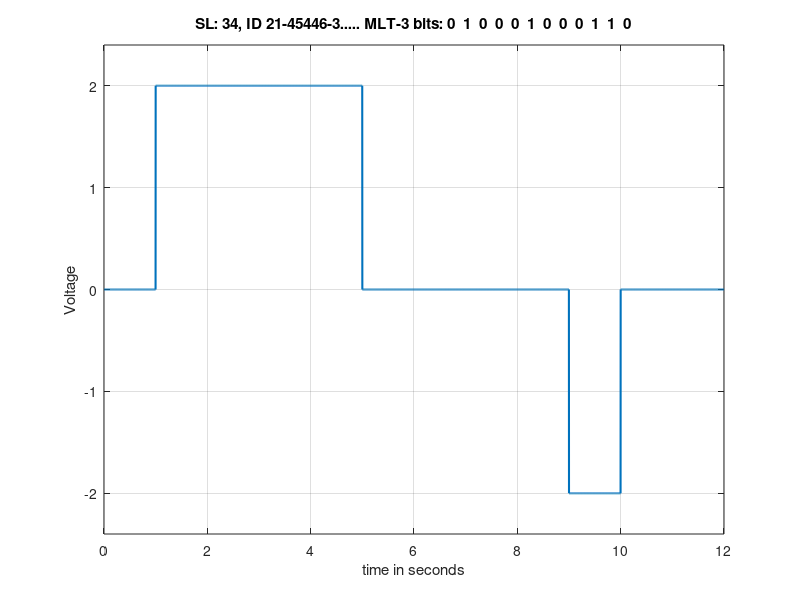

This chart was generated by the following MATLAB code:
% Value of A = 2
% Value of B = 1
% Value of C = 4
% Value of D = 5
% Value of E = 4
% Value of F = 4
% Value of G = 6
% Value of H = 3
bit_stream = [0 1 0 0 0 1 0 0 0 1 1 0];
no_bits = length(bit_stream);
bit_rate = 10000;
pulse_per_bit =1;
pulse_duration = 1;
no_pulses = no_bits*pulse_per_bit;
samples_per_pulse = 500;
fs = (samples_per_pulse)/(pulse_duration);
t = 0:1/fs:(no_pulses)*(pulse_duration);
no_samples = length(t);
dig_sig = zeros(1,no_samples);
max_voltage =+2;
min_voltage =-2;
neutral_volt=0;
last_state=neutral_volt;
prev_last_state=min_voltage;
for i = 1:no_bits
if bit_stream(i) == 1
if last_state==max_voltage
dig_sig(((i-1)*(samples_per_pulse)+1):(i*samples_per_pulse)) = neutral_volt*ones(1,samples_per_pulse);
last_state=neutral_volt;
prev_last_state=max_voltage;
elseif last_state==min_voltage
dig_sig(((i-1)*(samples_per_pulse)+1):(i*samples_per_pulse))=neutral_volt*ones(1,samples_per_pulse);
last_state=neutral_volt;
prev_last_state=min_voltage;
else
if prev_last_state==max_voltage
dig_sig(((i-1)*(samples_per_pulse)+1):(i*samples_per_pulse))=min_voltage*ones(1,samples_per_pulse);
last_state=min_voltage;
prev_last_state=neutral_volt;
else
dig_sig(((i-1)*(samples_per_pulse)+1):(i*samples_per_pulse))=max_voltage*ones(1,samples_per_pulse);
last_state=max_voltage;
prev_last_state=neutral_volt;
end
end
else
dig_sig(((i-1)*(samples_per_pulse)+1):(i*samples_per_pulse))=last_state*ones(1,samples_per_pulse);
end
end
plot(t,dig_sig,'linewidth',1.5)
grid on
xlabel('time in seconds')
ylabel('Voltage')
ylim([(min_voltage - (max_voltage)*0.2)
(max_voltage+max_voltage*0.2)])
title(['SL: 34, ID 21-45446-3..... MLT-3 bits: ',num2str(bit_stream),''])